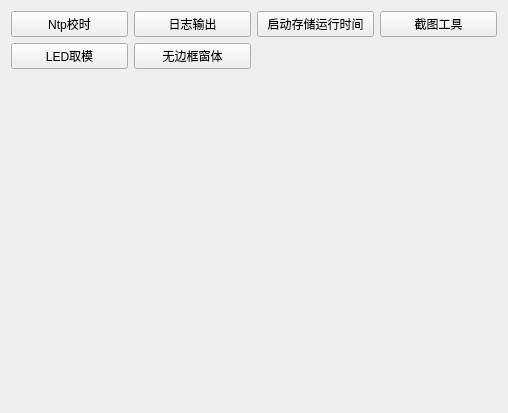
<?xml version="1.0" encoding="UTF-8"?>
<ui version="4.0">
 <class>frmAPI</class>
 <widget class="QWidget" name="frmAPI">
  <property name="geometry">
   <rect>
    <x>0</x>
    <y>0</y>
    <width>508</width>
    <height>413</height>
   </rect>
  </property>
  <property name="windowTitle">
   <string>frmAPI</string>
  </property>
  <layout class="QGridLayout" name="gridLayout">
   <item row="0" column="1">
    <widget class="QPushButton" name="btnAppLog">
     <property name="text">
      <string>日志输出</string>
     </property>
    </widget>
   </item>
   <item row="0" column="0">
    <widget class="QPushButton" name="btnNTPAPI">
     <property name="text">
      <string>Ntp校时</string>
     </property>
    </widget>
   </item>
   <item row="0" column="2">
    <widget class="QPushButton" name="btnSaveRunTime">
     <property name="text">
      <string>启动存储运行时间</string>
     </property>
    </widget>
   </item>
   <item row="2" column="0">
    <spacer name="verticalSpacer">
     <property name="orientation">
      <enum>Qt::Vertical</enum>
     </property>
     <property name="sizeHint" stdset="0">
      <size>
       <width>20</width>
       <height>40</height>
      </size>
     </property>
    </spacer>
   </item>
   <item row="0" column="3">
    <widget class="QPushButton" name="btnScreenAPI">
     <property name="text">
      <string>截图工具</string>
     </property>
    </widget>
   </item>
   <item row="1" column="0">
    <widget class="QPushButton" name="btnLEDAPI">
     <property name="text">
      <string>LED取模</string>
     </property>
    </widget>
   </item>
   <item row="1" column="1">
    <widget class="QPushButton" name="btnFrameless">
     <property name="text">
      <string>无边框窗体</string>
     </property>
    </widget>
   </item>
  </layout>
 </widget>
 <layoutdefault spacing="6" margin="11"/>
 <resources/>
 <connections/>
</ui>
